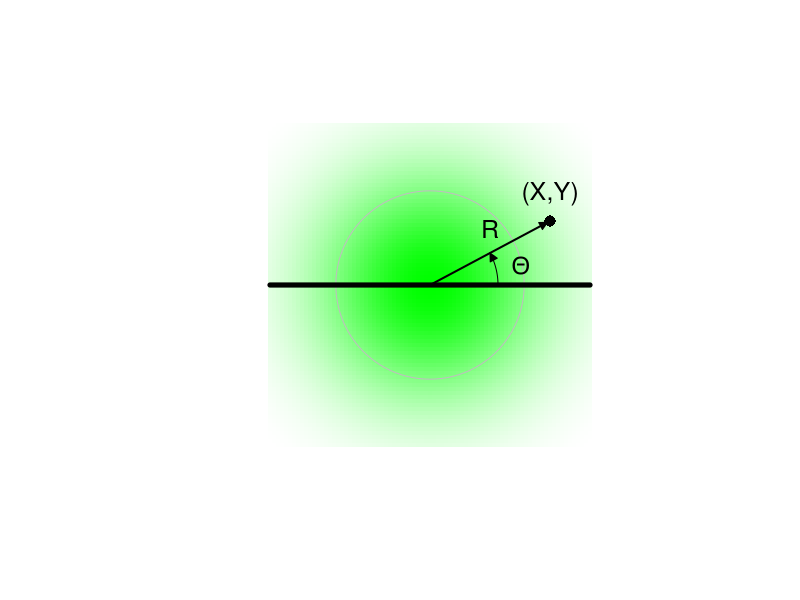

This figure's R source:
### Illustration of Borel's paradox.

graphics.off()
par(cex=1.5)

xv <- seq(-2,2,0.05)

phi <- dnorm(xv)

Phi <- outer(phi,phi)


col <- rgb(rev(0:255),255,rev(0:255),255,max=255)

image(xv,xv,Phi,xaxt="n",yaxt="n",col=col,xlab="",ylab="",asp=1,bty="n")


### Insert contour lines
### X^2+Y^2 is chisq(2) distributed, so \P(S <= s) = dchisq

Squantiles <- c(0.5)

thetas <- seq(0,2*pi,length=101)

for(s in qchisq(Squantiles,df=2))
  lines(sqrt(s)*cos(thetas),sqrt(s)*sin(thetas),col="grey")

lines(xv,numeric(length(xv)),lwd=5)


X <- 1.5
Y <- 0.8

points(X,Y,pch=16,cex=1)

text(X,Y,expression("("*X*","*Y*")"),pos=3)

arrowhead <- function(x,y,angle,size,sharpness=0.5,...)
  {
    xs <- size*c(-1,0,-1)
    ys <- size*sharpness*c(1,0,-1)

    polygon(x+xs*cos(angle)-ys*sin(angle),
            y+xs*sin(angle)+ys*cos(angle),...)
  }

lines(c(0,X),c(0,Y),lwd=2)
arrowhead(0.98*X,0.98*Y,atan2(Y,X),0.1,col="black")
          
text(X*0.5,Y*0.5,"R",pos=3)


R <- sqrt(X^2+Y^2)
Theta <- atan2(Y,X)

thetas <- seq(0,Theta,length=20)

lines(R/2*cos(thetas),R/2*sin(thetas))

arrowhead(R/2*cos(Theta),R/2*sin(Theta),Theta+pi/2,size=0.1,col="black")
text(R/2*cos(Theta/2),R/2*sin(Theta/2),expression(Theta),pos=4)

dev.copy2pdf(file="BorelSketch.pdf")
